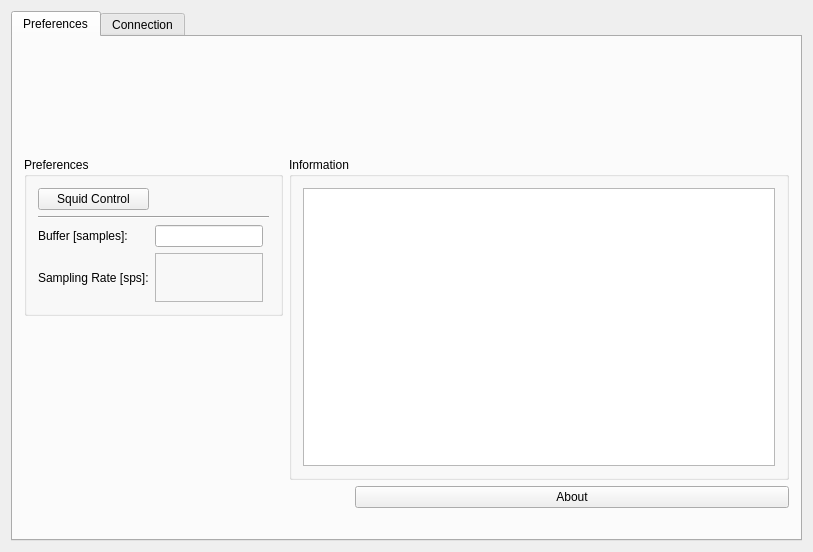
<?xml version="1.0" encoding="UTF-8"?>
<ui version="4.0">
 <class>BabyMEGSetupWidgetClass</class>
 <widget class="QWidget" name="BabyMEGSetupWidgetClass">
  <property name="geometry">
   <rect>
    <x>0</x>
    <y>0</y>
    <width>813</width>
    <height>552</height>
   </rect>
  </property>
  <property name="windowTitle">
   <string>RTServerSetupClass</string>
  </property>
  <layout class="QVBoxLayout" name="verticalLayout">
   <item>
    <widget class="QTabWidget" name="m_qTabWidget">
     <property name="currentIndex">
      <number>0</number>
     </property>
     <widget class="QWidget" name="tab_pref">
      <attribute name="title">
       <string>Preferences</string>
      </attribute>
      <layout class="QVBoxLayout" name="verticalLayout_2">
       <item>
        <layout class="QGridLayout" name="m_qGridLayout_main">
         <item row="5" column="1">
          <spacer name="m_qHorizontalSpacer_About">
           <property name="orientation">
            <enum>Qt::Horizontal</enum>
           </property>
           <property name="sizeHint" stdset="0">
            <size>
             <width>40</width>
             <height>20</height>
            </size>
           </property>
          </spacer>
         </item>
         <item row="2" column="0">
          <widget class="QGroupBox" name="m_qGroupBox_Preferences">
           <property name="title">
            <string>Preferences</string>
           </property>
           <layout class="QGridLayout" name="gridLayout">
            <item row="5" column="1">
             <widget class="QLabel" name="m_qLabel_sps">
              <property name="frameShape">
               <enum>QFrame::StyledPanel</enum>
              </property>
              <property name="text">
               <string/>
              </property>
             </widget>
            </item>
            <item row="4" column="0">
             <widget class="QLabel" name="m_qLabel_BufferSize">
              <property name="text">
               <string>Buffer [samples]:</string>
              </property>
             </widget>
            </item>
            <item row="4" column="1">
             <widget class="QLineEdit" name="m_qLineEdit_BufferSize">
              <property name="text">
               <string/>
              </property>
             </widget>
            </item>
            <item row="3" column="0" colspan="3">
             <widget class="Line" name="line">
              <property name="orientation">
               <enum>Qt::Horizontal</enum>
              </property>
             </widget>
            </item>
            <item row="5" column="0">
             <widget class="QLabel" name="m_qLabel_sps_description">
              <property name="sizePolicy">
               <sizepolicy hsizetype="Minimum" vsizetype="Minimum">
                <horstretch>0</horstretch>
                <verstretch>0</verstretch>
               </sizepolicy>
              </property>
              <property name="layoutDirection">
               <enum>Qt::LeftToRight</enum>
              </property>
              <property name="text">
               <string>Sampling Rate [sps]:</string>
              </property>
             </widget>
            </item>
            <item row="0" column="0">
             <widget class="QPushButton" name="m_qPushButtonSqdCtrl">
              <property name="text">
               <string>Squid Control</string>
              </property>
             </widget>
            </item>
           </layout>
          </widget>
         </item>
         <item row="5" column="2">
          <widget class="QPushButton" name="m_qPushButton_About">
           <property name="text">
            <string>About</string>
           </property>
          </widget>
         </item>
         <item row="2" column="1" rowspan="2" colspan="2">
          <widget class="QGroupBox" name="m_qGroupBox_Information">
           <property name="minimumSize">
            <size>
             <width>0</width>
             <height>0</height>
            </size>
           </property>
           <property name="title">
            <string>Information</string>
           </property>
           <layout class="QGridLayout" name="m_qGridLayout_Information">
            <item row="1" column="1" rowspan="2">
             <widget class="QTextBrowser" name="m_qTextBrowser_Information"/>
            </item>
           </layout>
          </widget>
         </item>
         <item row="0" column="2">
          <widget class="QLabel" name="m_qLabelBabyMEGImage">
           <property name="minimumSize">
            <size>
             <width>434</width>
             <height>103</height>
            </size>
           </property>
           <property name="maximumSize">
            <size>
             <width>434</width>
             <height>103</height>
            </size>
           </property>
           <property name="text">
            <string/>
           </property>
           <property name="pixmap">
            <pixmap resource="../babymeg.qrc">:/images/babymeg.png</pixmap>
           </property>
          </widget>
         </item>
         <item row="0" column="1">
          <spacer name="horizontalSpacer">
           <property name="orientation">
            <enum>Qt::Horizontal</enum>
           </property>
           <property name="sizeHint" stdset="0">
            <size>
             <width>40</width>
             <height>20</height>
            </size>
           </property>
          </spacer>
         </item>
        </layout>
       </item>
       <item>
        <spacer name="m_qVerticalSpacer_Headline">
         <property name="orientation">
          <enum>Qt::Vertical</enum>
         </property>
         <property name="sizeType">
          <enum>QSizePolicy::Fixed</enum>
         </property>
         <property name="sizeHint" stdset="0">
          <size>
           <width>20</width>
           <height>20</height>
          </size>
         </property>
        </spacer>
       </item>
      </layout>
     </widget>
     <widget class="QWidget" name="tab_con">
      <attribute name="title">
       <string>Connection</string>
      </attribute>
      <layout class="QVBoxLayout" name="verticalLayout_3"/>
     </widget>
    </widget>
   </item>
  </layout>
 </widget>
 <layoutdefault spacing="6" margin="11"/>
 <resources>
  <include location="../babymeg.qrc"/>
 </resources>
 <connections/>
</ui>
